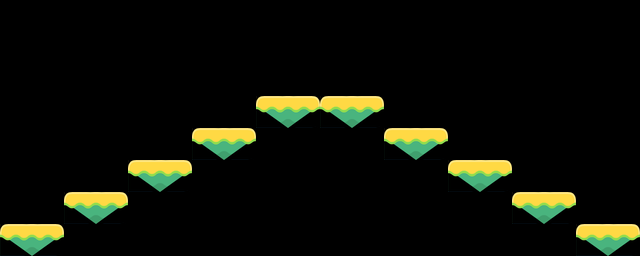

This is a level from a 2D game, rendered from its Tiled map with the project's own tilesets. A one-line summary and the complete map file follow:
An orthogonal 20x8 tile map with 32x32 px tiles, 10 tile layers (layer_0, layer_1, layer_2, layer_3, ...).

<map version="1.5" tiledversion="1.7.2" orientation="orthogonal" renderorder="right-down" width="20" height="8" tilewidth="32" tileheight="32" infinite="0" nextlayerid="11" nextobjectid="1">
 <tileset firstgid="1" name="platform" tilewidth="32" tileheight="32" tilecount="264" columns="22">
  <image source="tilesheet_complete_32.png" width="704" height="384" />
 </tileset>
 <layer id="1" name="layer_0" width="20" height="8">
  <data encoding="csv">
0,0,0,0,0,0,0,0,0,0,0,0,0,0,0,0,0,0,0,0,
0,0,0,0,0,0,0,0,0,0,0,0,0,0,0,0,0,0,0,0,
0,0,0,0,0,0,0,0,0,0,0,0,0,0,0,0,0,0,0,0,
0,0,0,0,0,0,0,0,0,0,0,0,0,0,0,0,0,0,0,0,
0,0,0,0,0,0,0,0,0,0,0,0,0,0,0,0,0,0,0,0,
0,0,0,0,0,0,0,0,0,0,0,0,0,0,0,0,0,0,0,0,
0,0,0,0,0,0,0,0,0,0,0,0,0,0,0,0,0,0,0,0,
118,119,0,0,0,0,0,0,0,0,0,0,0,0,0,0,0,0,0,0
</data>
 </layer>
 <layer id="2" name="layer_1" width="20" height="8">
  <data encoding="csv">
0,0,0,0,0,0,0,0,0,0,0,0,0,0,0,0,0,0,0,0,
0,0,0,0,0,0,0,0,0,0,0,0,0,0,0,0,0,0,0,0,
0,0,0,0,0,0,0,0,0,0,0,0,0,0,0,0,0,0,0,0,
0,0,0,0,0,0,0,0,0,0,0,0,0,0,0,0,0,0,0,0,
0,0,0,0,0,0,0,0,0,0,0,0,0,0,0,0,0,0,0,0,
0,0,0,0,0,0,0,0,0,0,0,0,0,0,0,0,0,0,0,0,
0,0,118,119,0,0,0,0,0,0,0,0,0,0,0,0,0,0,0,0,
0,0,0,0,0,0,0,0,0,0,0,0,0,0,0,0,0,0,0,0
</data>
 </layer>
 <layer id="3" name="layer_2" width="20" height="8">
  <data encoding="csv">
0,0,0,0,0,0,0,0,0,0,0,0,0,0,0,0,0,0,0,0,
0,0,0,0,0,0,0,0,0,0,0,0,0,0,0,0,0,0,0,0,
0,0,0,0,0,0,0,0,0,0,0,0,0,0,0,0,0,0,0,0,
0,0,0,0,0,0,0,0,0,0,0,0,0,0,0,0,0,0,0,0,
0,0,0,0,0,0,0,0,0,0,0,0,0,0,0,0,0,0,0,0,
0,0,0,0,118,119,0,0,0,0,0,0,0,0,0,0,0,0,0,0,
0,0,0,0,0,0,0,0,0,0,0,0,0,0,0,0,0,0,0,0,
0,0,0,0,0,0,0,0,0,0,0,0,0,0,0,0,0,0,0,0
</data>
 </layer>
 <layer id="4" name="layer_3" width="20" height="8">
  <data encoding="csv">
0,0,0,0,0,0,0,0,0,0,0,0,0,0,0,0,0,0,0,0,
0,0,0,0,0,0,0,0,0,0,0,0,0,0,0,0,0,0,0,0,
0,0,0,0,0,0,0,0,0,0,0,0,0,0,0,0,0,0,0,0,
0,0,0,0,0,0,0,0,0,0,0,0,0,0,0,0,0,0,0,0,
0,0,0,0,0,0,118,119,0,0,0,0,0,0,0,0,0,0,0,0,
0,0,0,0,0,0,0,0,0,0,0,0,0,0,0,0,0,0,0,0,
0,0,0,0,0,0,0,0,0,0,0,0,0,0,0,0,0,0,0,0,
0,0,0,0,0,0,0,0,0,0,0,0,0,0,0,0,0,0,0,0
</data>
 </layer>
 <layer id="5" name="layer_4" width="20" height="8">
  <data encoding="csv">
0,0,0,0,0,0,0,0,0,0,0,0,0,0,0,0,0,0,0,0,
0,0,0,0,0,0,0,0,0,0,0,0,0,0,0,0,0,0,0,0,
0,0,0,0,0,0,0,0,0,0,0,0,0,0,0,0,0,0,0,0,
0,0,0,0,0,0,0,0,118,119,0,0,0,0,0,0,0,0,0,0,
0,0,0,0,0,0,0,0,0,0,0,0,0,0,0,0,0,0,0,0,
0,0,0,0,0,0,0,0,0,0,0,0,0,0,0,0,0,0,0,0,
0,0,0,0,0,0,0,0,0,0,0,0,0,0,0,0,0,0,0,0,
0,0,0,0,0,0,0,0,0,0,0,0,0,0,0,0,0,0,0,0
</data>
 </layer>
 <layer id="6" name="layer_5" width="20" height="8">
  <data encoding="csv">
0,0,0,0,0,0,0,0,0,0,0,0,0,0,0,0,0,0,0,0,
0,0,0,0,0,0,0,0,0,0,0,0,0,0,0,0,0,0,0,0,
0,0,0,0,0,0,0,0,0,0,0,0,0,0,0,0,0,0,0,0,
0,0,0,0,0,0,0,0,0,0,118,119,0,0,0,0,0,0,0,0,
0,0,0,0,0,0,0,0,0,0,0,0,0,0,0,0,0,0,0,0,
0,0,0,0,0,0,0,0,0,0,0,0,0,0,0,0,0,0,0,0,
0,0,0,0,0,0,0,0,0,0,0,0,0,0,0,0,0,0,0,0,
0,0,0,0,0,0,0,0,0,0,0,0,0,0,0,0,0,0,0,0
</data>
 </layer>
 <layer id="7" name="layer_6" width="20" height="8">
  <data encoding="csv">
0,0,0,0,0,0,0,0,0,0,0,0,0,0,0,0,0,0,0,0,
0,0,0,0,0,0,0,0,0,0,0,0,0,0,0,0,0,0,0,0,
0,0,0,0,0,0,0,0,0,0,0,0,0,0,0,0,0,0,0,0,
0,0,0,0,0,0,0,0,0,0,0,0,0,0,0,0,0,0,0,0,
0,0,0,0,0,0,0,0,0,0,0,0,118,119,0,0,0,0,0,0,
0,0,0,0,0,0,0,0,0,0,0,0,0,0,0,0,0,0,0,0,
0,0,0,0,0,0,0,0,0,0,0,0,0,0,0,0,0,0,0,0,
0,0,0,0,0,0,0,0,0,0,0,0,0,0,0,0,0,0,0,0
</data>
 </layer>
 <layer id="8" name="layer_7" width="20" height="8">
  <data encoding="csv">
0,0,0,0,0,0,0,0,0,0,0,0,0,0,0,0,0,0,0,0,
0,0,0,0,0,0,0,0,0,0,0,0,0,0,0,0,0,0,0,0,
0,0,0,0,0,0,0,0,0,0,0,0,0,0,0,0,0,0,0,0,
0,0,0,0,0,0,0,0,0,0,0,0,0,0,0,0,0,0,0,0,
0,0,0,0,0,0,0,0,0,0,0,0,0,0,0,0,0,0,0,0,
0,0,0,0,0,0,0,0,0,0,0,0,0,0,118,119,0,0,0,0,
0,0,0,0,0,0,0,0,0,0,0,0,0,0,0,0,0,0,0,0,
0,0,0,0,0,0,0,0,0,0,0,0,0,0,0,0,0,0,0,0
</data>
 </layer>
 <layer id="9" name="layer_8" width="20" height="8">
  <data encoding="csv">
0,0,0,0,0,0,0,0,0,0,0,0,0,0,0,0,0,0,0,0,
0,0,0,0,0,0,0,0,0,0,0,0,0,0,0,0,0,0,0,0,
0,0,0,0,0,0,0,0,0,0,0,0,0,0,0,0,0,0,0,0,
0,0,0,0,0,0,0,0,0,0,0,0,0,0,0,0,0,0,0,0,
0,0,0,0,0,0,0,0,0,0,0,0,0,0,0,0,0,0,0,0,
0,0,0,0,0,0,0,0,0,0,0,0,0,0,0,0,0,0,0,0,
0,0,0,0,0,0,0,0,0,0,0,0,0,0,0,0,118,119,0,0,
0,0,0,0,0,0,0,0,0,0,0,0,0,0,0,0,0,0,0,0
</data>
 </layer>
 <layer id="10" name="layer_9" width="20" height="8">
  <data encoding="csv">
0,0,0,0,0,0,0,0,0,0,0,0,0,0,0,0,0,0,0,0,
0,0,0,0,0,0,0,0,0,0,0,0,0,0,0,0,0,0,0,0,
0,0,0,0,0,0,0,0,0,0,0,0,0,0,0,0,0,0,0,0,
0,0,0,0,0,0,0,0,0,0,0,0,0,0,0,0,0,0,0,0,
0,0,0,0,0,0,0,0,0,0,0,0,0,0,0,0,0,0,0,0,
0,0,0,0,0,0,0,0,0,0,0,0,0,0,0,0,0,0,0,0,
0,0,0,0,0,0,0,0,0,0,0,0,0,0,0,0,0,0,0,0,
0,0,0,0,0,0,0,0,0,0,0,0,0,0,0,0,0,0,118,119
</data>
 </layer>
</map>